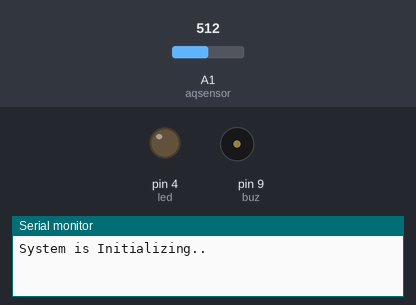
A sketch run on a simulated Arduino Uno, built with avr-gcc and run on an emulated ATmega328P. Shown: output pins drawn as LEDs (lit = HIGH), buzzer (waves = sounding, pin HIGH), the last lines printed to the serial monitor. Inputs (shaded band) come from the test bench; at power-on: A1 (aqsensor) = 512. The modem accepts every AT command (registered, SIM ready, sends succeed) and sends nothing else.

Above: at 0.1 s.
At 5.1 s:
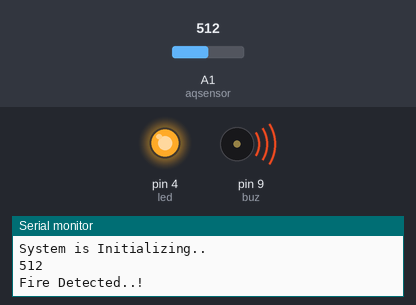
Timing chart, 0 to 6.6 s (numbered marks = the images above):
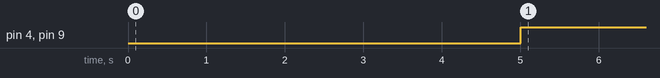

Measured:
- by itself, pin 4 (led), pin 9 (buz): LOW → HIGH at 5.0 s

The sketch:

sketch_jul06a.ino
```cpp
#include <SoftwareSerial.h>
SoftwareSerial mysim(7,8); // connect gsm modem on this pin
String smstext;
char msg;

int buz = 9;  //buzzer connected to pin 9
int led = 4;  //led connected to pin 4

const int aqsensor = A1;  //output of mq135 connected to A1 pin of Arduino
int threshold = 50;      //Threshold level for Air Quality

void setup() {
      Serial.begin(9600);
      mysim.begin(9600);
      Serial.println("System is Initializing..");
      pinMode (buz,OUTPUT);     // buzzer is connected as Output from Arduino
      pinMode (led,OUTPUT);     // led is connected as output from Arduino
      pinMode (aqsensor,INPUT); // MQ135 is connected as INPUT to arduino
      digitalWrite(buz, LOW);
      digitalWrite(led, LOW);
      delay(5000); // wait for 5 seconds
}

void loop() {
      int ppm = analogRead(aqsensor); //read MQ135 analog outputs at A1 and store it in ppm
      Serial.println(ppm);            //print value of ppm in serial monitor

      if (ppm > threshold)            // check is ppm is greater than threshold or not
      {
      smstext =  "\nFire Detected..!";
      msg = "\nFire Detected..!";

     // sendSMS(smstext);
      Serial.println(smstext);
      digitalWrite(buz,HIGH);     //Turn ON Buzzer
      digitalWrite(led,HIGH);     //Turn ON LED
      delay(5000);

      //Serial.println("ATD+9779819379321;");
      mysim.println("ATD+9779819379321;"); //  change ZZ with country code and xxxxxxxxxxx with phone number to dial
    //  updateSerial();
      Serial.println("Calling  ");
      delay(50000); // wait for 50 seconds...
      //Serial.println("ATH");
      mysim.println("ATH"); //hang up
   //   updateSerial();
      Serial.println("Hangup Call");

    }
     else
    {
      digitalWrite(led,LOW);   //jump here if ppm is not greater than threshold and turn off LED
      digitalWrite(buz,LOW);   //Turn off Buzzer
      Serial.println("No Fire detected");
    }
  delay (500);
}

void sendSMS()
{
  mysim.print("AT+CMGF=1");                     // AT command to send SMS message

  delay(1000);

  mysim.println("AT + CMGS = \"+9779819379321\r");  // recipient's mobile number, in international format

  delay(100);

  mysim.println("message");                         // message to send

  delay(100);

  mysim.println((char)26);                        // End AT command with a ^Z, ASCII code 26
 // updateSerial();
  delay(1000);

  mysim.println();
  delay(100);                                     // give module time to send SMS

}
void ReceivedMessage(){
  mysim.println("AT+CMGI=2,2,0,0,0");
  delay(1000);
  if(mysim.available()>0)
  {
    msg = mysim.read();
    Serial.print(msg);
    }

  }


void updateSerial()
{
  delay(500);
  while (Serial.available())
  {
    mysim.write(Serial.read());//Forward what Serial received to Software Serial Port
  }
  while(mysim.available())
  {
    Serial.write(mysim.read());//Forward what Software Serial received to Serial Port
  }
}
```
